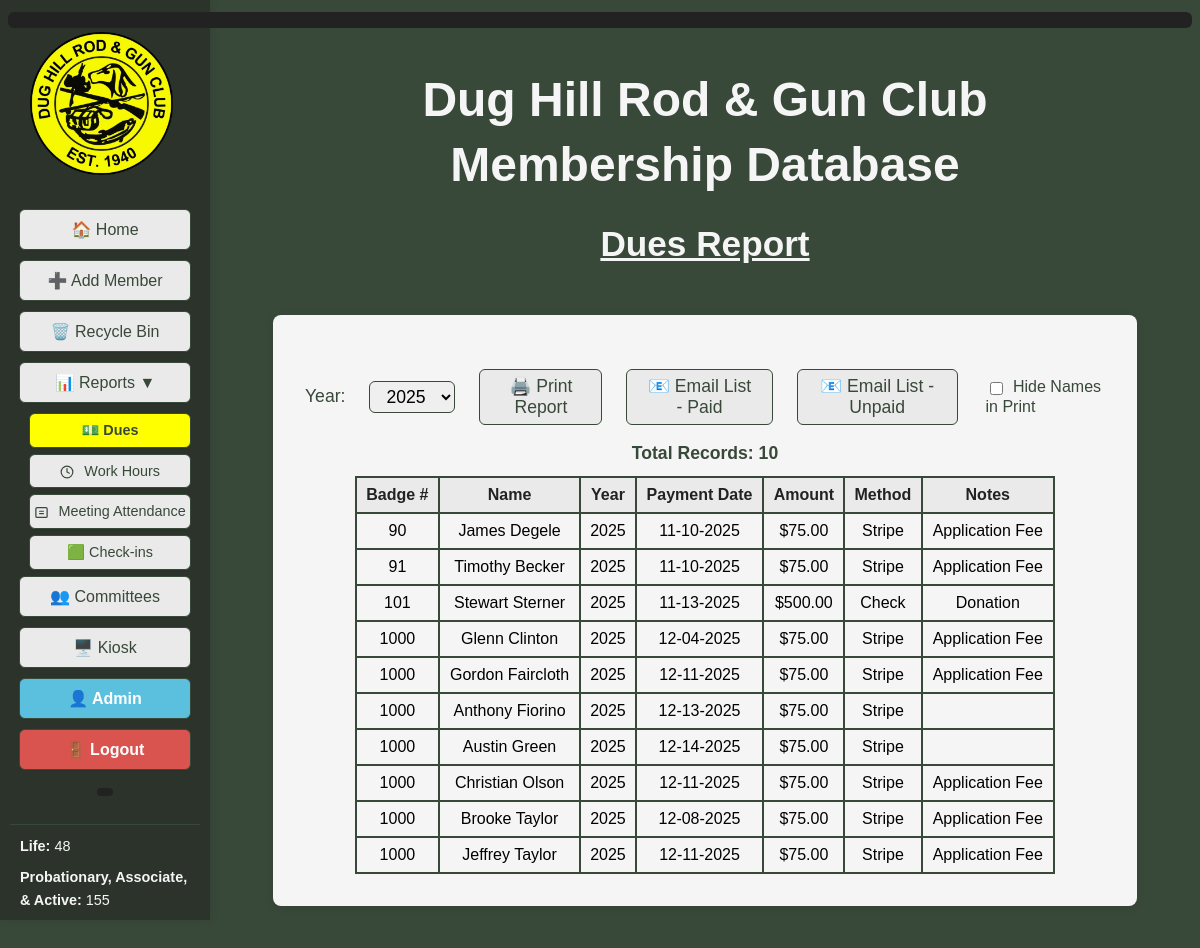
The page /dues_report (signed in) on the database its author committed.
### tables this page shows
CREATE TABLE dues (
			id INTEGER PRIMARY KEY AUTOINCREMENT,
			member_id INTEGER NOT NULL,
			payment_date TEXT NOT NULL,
			amount REAL NOT NULL,
			year TEXT NOT NULL,
			method TEXT,
			notes TEXT,
			FOREIGN KEY (member_id) REFERENCES members(id)
		);

CREATE TABLE members (
			id INTEGER PRIMARY KEY AUTOINCREMENT,
			badge_number TEXT,
			membership_type TEXT,
			first_name TEXT NOT NULL,
			middle_name TEXT,
			last_name TEXT NOT NULL,
			suffix TEXT,
			nickname TEXT,
			dob TEXT,
			email TEXT,
			email2 TEXT,
			phone TEXT,
			phone2 TEXT,
			address TEXT,
			city TEXT,
			state TEXT,
			zip TEXT,
			join_date TEXT,
			sponsor TEXT,
			card_internal TEXT,
			card_external TEXT,
			deleted INTEGER DEFAULT 0,
			deleted_on TEXT
		, member_notes TEXT, application_submitted TEXT, introduced_date TEXT, background_check_submitted TEXT, background_check_passed TEXT);

### DH_DB_Webapp/app.py (the view)
@app.route('/dues_report')
@login_required
def dues_report():
	year = request.args.get('year')
	years = database.get_dues_years()
	if not year:
		now = datetime.datetime.now()
		current_year = str(now.year)
		if current_year in years:
			year = current_year
		elif years:
			year = years[0]
		else:
			year = None
	dues = database.get_all_dues_by_year(year)
	now = datetime.datetime.now()
	member_stats = get_member_stats()
	return render_template('dues_report.html', dues=dues, years=years, selected_year=year, now=now, active_page='dues_report', member_stats=member_stats)

### DH_DB_Webapp/templates/dues_report.html (shortened to what this page needs)
<!DOCTYPE html>
<html>
<head>
</head>
<body style="background-color:#384839; font-family:Arial, Helvetica, sans-serif;">
        <div style="color:yellow; background:#222; font-size:1.1em; padding:8px 16px; margin:12px 0; border-radius:6px; z-index:9999; position:relative;">
        </div>
    <div style="display:flex; flex-direction:row;">
        <div style="position:fixed; top:0; left:0; height:100vh; width:210px; background-color:#2c332b; display:flex; flex-direction:column; align-items:center; padding-top:120px; z-index:100; box-shadow:2px 0 8px rgba(0,0,0,0.08); overflow-y:auto;">
            <img src="{{ url_for('static', filename='Main_Logo-removebg-preview.png') }}" alt="Main Logo" style="height:143px; margin-top:-88px; margin-left:-8px; margin-bottom:34px;">
            <a href="{{ url_for('index') }}" class="{{ 'active-menu' if active_page == 'home' else '' }}" style="width:170px; display:inline-block; padding:10px 0; margin-bottom:10px; border-radius:6px; border:1px solid #384839; background-color:#eaeaea; color:#384839; text-decoration:none; font-weight:{{ 'bold' if active_page == 'home' else 'normal' }}; font-size:1em; font-family:Arial, Helvetica, sans-serif; box-shadow:0 1px 2px rgba(0,0,0,0.04); text-align:center;">🏠 Home</a>
            <a href="javascript:void(0);" onclick="openModal('addMemberModal')" style="width:170px; display:inline-block; padding:10px 0; margin-bottom:10px; border-radius:6px; border:1px solid #384839; background-color:#eaeaea; color:#384839; text-decoration:none; font-weight:normal; font-size:1em; font-family:Arial, Helvetica, sans-serif; box-shadow:0 1px 2px rgba(0,0,0,0.04); text-align:center;">➕ Add Member</a>
            <a href="{{ url_for('recycle_bin') }}" class="{{ 'active-menu' if active_page == 'recycle_bin' else '' }}" style="width:170px; display:inline-block; padding:10px 0; margin-bottom:10px; border-radius:6px; border:1px solid #384839; background-color:#eaeaea; color:#384839; text-decoration:none; font-weight:{{ 'bold' if active_page == 'recycle_bin' else 'normal' }}; font-size:1em; font-family:Arial, Helvetica, sans-serif; box-shadow:0 1px 2px rgba(0,0,0,0.04); text-align:center;">🗑️ Recycle Bin</a>
            <div class="menu-toggle" onclick="toggleSubmenu()" style="width:170px; display:inline-block; padding:10px 0; margin-bottom:10px; border-radius:6px; border:1px solid #384839; background-color:#eaeaea; color:#384839; text-decoration:none; font-weight:normal; font-size:1em; font-family:Arial, Helvetica, sans-serif; box-shadow:0 1px 2px rgba(0,0,0,0.04); text-align:center;">
                📊 Reports <span id="submenu-arrow">▼</span>
            </div>
            <div id="reports-submenu" class="submenu {% if active_page in ['dues_report', 'work_hours_report', 'meeting_attendance_report', 'kiosk_report'] %}active{% endif %}">
                <a href="{{ url_for('dues_report') }}" class="{{ 'active-menu' if active_page == 'dues_report' else '' }}" style="width:170px; display:inline-block; padding:10px 0; margin-bottom:10px; border-radius:6px; border:1px solid #384839; background-color:#eaeaea; color:#384839; text-decoration:none; font-weight:{{ 'bold' if active_page == 'dues_report' else 'normal' }}; font-size:1em; font-family:Arial, Helvetica, sans-serif; box-shadow:0 1px 2px rgba(0,0,0,0.04); text-align:center;">💵 Dues</a>
                <a href="{{ url_for('work_hours_report') }}" class="{{ 'active-menu' if active_page == 'work_hours_report' else '' }}" style="width:170px; display:inline-block; padding:10px 0; margin-bottom:10px; border-radius:6px; border:1px solid #384839; background-color:#eaeaea; color:#384839; text-decoration:none; font-weight:{{ 'bold' if active_page == 'work_hours_report' else 'normal' }}; font-size:1em; font-family:Arial, Helvetica, sans-serif; box-shadow:0 1px 2px rgba(0,0,0,0.04); text-align:center;">
                    <img src="{{ url_for('static', filename='icon_work_hours.svg') }}" alt="Work Hours" style="height:1em; vertical-align:middle; margin-right:6px;"> Work Hours
                </a>
                <a href="{{ url_for('meeting_attendance_report') }}" class="{{ 'active-menu' if active_page == 'meeting_attendance_report' else '' }}" style="width:170px; display:inline-block; padding:10px 0; margin-bottom:10px; border-radius:6px; border:1px solid #384839; background-color:#eaeaea; color:#384839; text-decoration:none; font-weight:{{ 'bold' if active_page == 'meeting_attendance_report' else 'normal' }}; font-size:1em; font-family:Arial, Helvetica, sans-serif; box-shadow:0 1px 2px rgba(0,0,0,0.04); text-align:center;">
                    <img src="{{ url_for('static', filename='icon_attendance.svg') }}" alt="Attendance" style="height:1em; vertical-align:middle; margin-right:6px;"> Meeting Attendance
                </a>
                <a href="{{ url_for('kiosk_report') }}" class="{{ 'active-menu' if active_page == 'kiosk_report' else '' }}" style="width:170px; display:inline-block; padding:10px 0; margin-bottom:10px; border-radius:6px; border:1px solid #384839; background-color:#eaeaea; color:#384839; text-decoration:none; font-weight:{{ 'bold' if active_page == 'kiosk_report' else 'normal' }}; font-size:1em; font-family:Arial, Helvetica, sans-serif; box-shadow:0 1px 2px rgba(0,0,0,0.04); text-align:center;">🟩 Check-ins</a>
            </div>
            <a href="{{ url_for('committees') }}" class="{{ 'active-menu' if active_page == 'committees' else '' }}" style="width:170px; display:inline-block; padding:10px 0; margin-bottom:10px; border-radius:6px; border:1px solid #384839; background-color:#eaeaea; color:#384839; text-decoration:none; font-weight:{{ 'bold' if active_page == 'committees' else 'normal' }}; font-size:1em; font-family:Arial, Helvetica, sans-serif; box-shadow:0 1px 2px rgba(0,0,0,0.04); text-align:center;">👥 Committees</a>
            <a href="{{ url_for('kiosk') }}" target="_blank" style="width:170px; display:inline-block; padding:10px 0; margin-bottom:10px; border-radius:6px; border:1px solid #384839; background-color:#eaeaea; color:#384839; text-decoration:none; font-weight:normal; font-size:1em; font-family:Arial, Helvetica, sans-serif; box-shadow:0 1px 2px rgba(0,0,0,0.04); text-align:center;">🖥️ Kiosk</a>
            {% if current_user.is_admin_or_bdfl() %}
            <a href="{{ url_for('admin_users') }}" class="{{ 'active-menu' if active_page == 'admin_users' else '' }}" style="width:170px; display:inline-block; padding:10px 0; margin-bottom:10px; border-radius:6px; border:1px solid #384839; background-color:{{ '#5bc0de' if active_page != 'admin_users' else 'rgb(255,255,0)' }}; color:{{ '#ffffff' if active_page != 'admin_users' else '#000000' }}; text-decoration:none; font-weight:bold; font-size:1em; font-family:Arial, Helvetica, sans-serif; box-shadow:0 1px 2px rgba(0,0,0,0.04); text-align:center; position:relative;">
                <span style="display: flex; align-items: center; width: 100%; justify-content: center; text-align: center;">
                    <span style="display:inline-block; vertical-align:middle;">👤 Admin</span>
                </span>
            </a>
            {% endif %}
            <a href="{{ url_for('logout') }}" style="width:170px; display:inline-block; padding:10px 0; margin-bottom:10px; border-radius:6px; border:1px solid #384839; background-color:#d9534f; color:#ffffff; text-decoration:none; font-weight:bold; font-size:1em; font-family:Arial, Helvetica, sans-serif; box-shadow:0 1px 2px rgba(0,0,0,0.04); text-align:center;">🚪 Logout</a>
                        <div style="color:yellow; background:#222; font-size:0.9em; padding:4px 8px; margin:8px 0; border-radius:4px;">
                        </div>
            <div style="width:170px; margin-top:20px; padding:10px; border-top:1px solid #384839;">
                <div style="color:#f5f5f5; font-size:0.9em; line-height:1.6; text-align:left;">
                    <div style="margin-bottom:8px;"><strong>Life:</strong> {{ member_stats.life_members }}</div>
                    <div style="margin-bottom:8px;"><strong>Probationary, Associate, & Active:</strong> {{ member_stats.voting_members }}</div>
                </div>
            </div>
        </div>
        <div style="flex:1; margin-left:210px; display:flex; flex-direction:column; align-items:center;">
            <div style="display:flex; flex-direction:row; justify-content:center; margin-bottom:20px; width:100%;">
                <div style="text-align:center; width:100%;">
                    <h1 style="margin-bottom:0.2em; color:#f5f5f5; font-size:3em;">Dug Hill Rod & Gun Club</h1>
                    <h1 style="margin-top:0.2em; color:#f5f5f5; font-size:3em;">Membership Database</h1>
                    <h2 style="font-size:2.2em; margin-bottom:0.2em; margin-top:0; text-align:center; color:#f5f5f5; font-family:Arial, Helvetica, sans-serif; font-weight:bold; text-decoration:underline;">Dues Report</h2>
                </div>
            </div>
            <div style="background-color:#f5f5f5; border-radius:8px; padding:32px; min-width:400px; min-height:200px; box-shadow:0 2px 8px rgba(0,0,0,0.08); margin-bottom:40px; margin-top:24px; width:100%; max-width:800px;">
                <div style="display:flex; align-items:center; gap:16px; justify-content:center; margin-bottom:18px;">
                    <form method="get" action="{{ url_for('dues_report') }}" style="display:inline-flex; align-items:center; gap:16px; margin:0;">
                        <label for="year" style="font-size:1.1em; color:#384839; margin-right:8px;">Year:</label>
                        <select name="year" id="year" onchange="this.form.submit()" style="font-size:1.1em; padding:4px 12px; border-radius:6px; border:1px solid #384839;">
                            {% for y in years %}
                            {% if y != 'All' and y != 'all' %}
                            <option value="{{ y }}" {% if selected_year == y %}selected{% endif %}>{{ y }}</option>
                            {% endif %}
                            {% endfor %}
                        </select>
                    </form>
                    <button type="button" class="print-btn" onclick="addGeneratedLineAndPrint()" style="padding:6px 18px; font-size:1.1em; border-radius:6px; border:1px solid #384839; background-color:#eaeaea; color:#384839; cursor:pointer; margin-left:8px;">🖨️ Print Report</button>
                    <button type="button" class="print-btn" onclick="window.location.href='{{ url_for('dues_email_list', year=selected_year) }}'" style="padding:6px 18px; font-size:1.1em; border-radius:6px; border:1px solid #384839; background-color:#eaeaea; color:#384839; cursor:pointer; margin-left:8px;">📧 Email List - Paid</button>
                    <button type="button" class="print-btn" onclick="window.location.href='{{ url_for('dues_unpaid_email_list', year=selected_year) }}'" style="padding:6px 18px; font-size:1.1em; border-radius:6px; border:1px solid #384839; background-color:#eaeaea; color:#384839; cursor:pointer; margin-left:8px;">📧 Email List - Unpaid</button>
                    <label class="hide-names-label" style="font-size:1em; color:#384839; margin-left:12px;">
                        <input type="checkbox" id="hideNamesPrint" style="margin-right:6px; vertical-align:middle;" onclick="toggleHideNames()"> Hide Names in Print
                    </label>
                </div>
                <div style="text-align:center; margin-bottom:12px; font-size:1.1em; color:#384839; font-weight:bold;">
                    Total Records: {{ dues|length }}
                </div>
                <table id="duesTable" style="width:100%; max-width:700px; margin:auto; border-collapse:collapse;">
                    <thead>
                    <tr style="background:#eaeaea; color:#222;">
                        <th id="th0" style="padding:8px; border:2px solid #384839; cursor:pointer; text-align:center;" onclick="sortTable(0)">Badge # </th>
                        <th id="th1" class="name-col" style="padding:8px; border:2px solid #384839; cursor:pointer;" onclick="sortTable(1)">Name </th>
                        <th id="th2" style="padding:8px; border:2px solid #384839; cursor:pointer; text-align:center;" onclick="sortTable(2)">Year </th>
                        <th id="th3" style="padding:8px; border:2px solid #384839; cursor:pointer;" onclick="sortTable(3)">Payment Date </th>
                        <th id="th4" style="padding:8px; border:2px solid #384839; cursor:pointer;" onclick="sortTable(4)">Amount </th>
                        <th id="th5" style="padding:8px; border:2px solid #384839; cursor:pointer;" onclick="sortTable(5)">Method </th>
                        <th id="th6" style="padding:8px; border:2px solid #384839; cursor:pointer;" onclick="sortTable(6)">Notes </th>
                    </tr>
                    </thead>
                    <tbody>
                    {% for due in dues %}
                    <tr style="cursor:pointer;" onclick="goToMemberDetails({{ due['member_id'] }})">
                        <td style="padding:8px; border:2px solid #384839; text-align:center;">{{ due['badge_number'] }}</td>
                        <td class="name-col" style="padding:8px; border:2px solid #384839;">{{ due['first_name'] }} {{ due['last_name'] }}</td>
                        <td style="padding:8px; border:2px solid #384839; text-align:center;">{{ due['year'] }}</td>
                        <td style="padding:8px; border:2px solid #384839;">{{ due['payment_date']|format_mmddyyyy }}</td>
                        <td style="padding:8px; border:2px solid #384839;">${{ '%.2f'|format(due['amount']) }}</td>
                        <td style="padding:8px; border:2px solid #384839;">{{ due['method'] }}</td>
                        <td style="padding:8px; border:2px solid #384839;">{{ due['notes'] }}</td>
                    </tr>
                    {% endfor %}
                    </tbody>
                </table>
            </div>
        </div>
        </div>
</body>
</html>

### rows shown on the page
dues: badge_number "90", first_name "James", last_name "Degele", year "2025", payment_date "11-10-2025", amount "75.00", method "Stripe", notes "Application Fee"
dues: badge_number "91", first_name "Timothy", last_name "Becker", year "2025", payment_date "11-10-2025", amount "75.00", method "Stripe", notes "Application Fee"
dues: badge_number "101", first_name "Stewart", last_name "Sterner", year "2025", payment_date "11-13-2025", amount "500.00", method "Check", notes "Donation"
dues: badge_number "1000", first_name "Glenn", last_name "Clinton", year "2025", payment_date "12-04-2025", amount "75.00", method "Stripe", notes "Application Fee"
dues: badge_number "1000", first_name "Gordon", last_name "Faircloth", year "2025", payment_date "12-11-2025", amount "75.00", method "Stripe", notes "Application Fee"
dues: badge_number "1000", first_name "Anthony", last_name "Fiorino", year "2025", payment_date "12-13-2025", amount "75.00", method "Stripe"
dues: badge_number "1000", first_name "Austin", last_name "Green", year "2025", payment_date "12-14-2025", amount "75.00", method "Stripe"
dues: badge_number "1000", first_name "Christian", last_name "Olson", year "2025", payment_date "12-11-2025", amount "75.00", method "Stripe", notes "Application Fee"
dues: badge_number "1000", first_name "Brooke", last_name "Taylor", year "2025", payment_date "12-08-2025", amount "75.00", method "Stripe", notes "Application Fee"
dues: badge_number "1000", first_name "Jeffrey", last_name "Taylor", year "2025", payment_date "12-11-2025", amount "75.00", method "Stripe", notes "Application Fee"

### other values the page prints
{{ member_stats.life_members }} "48"
{{ member_stats.voting_members }} "155"
{{ dues|length }} "10"
form field year "2025"
